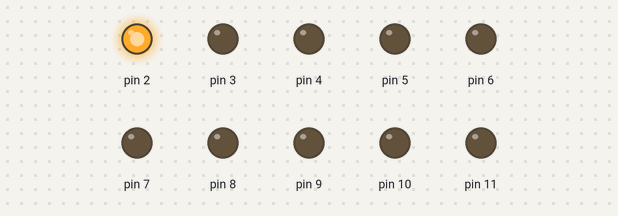
A sketch run on a simulated Arduino Uno, built with avr-gcc and run on an emulated ATmega328P. Parts: output pins drawn as LEDs (lit = HIGH).

Above: at 0.02 s.
At 0.37 s:
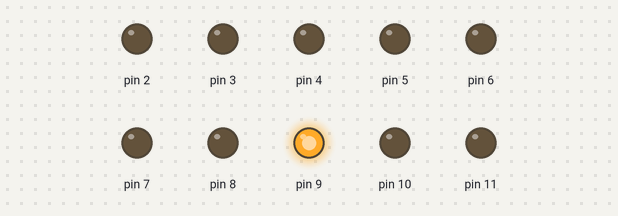
At 0.72 s:
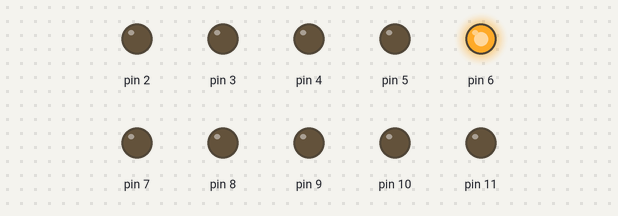
At 1.47 s:
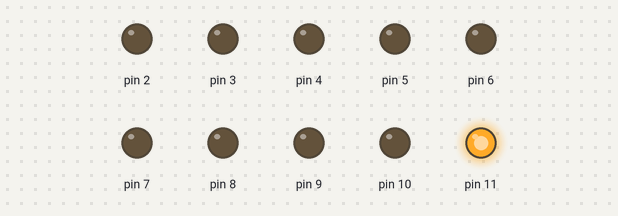
At 2.17 s:
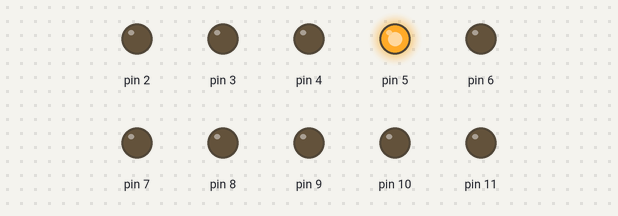
At 2.92 s:
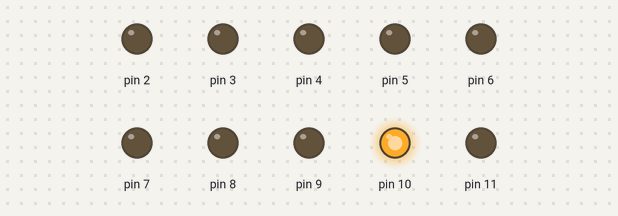
Timing chart, 0 to 3.2 s (numbered marks = the images above):
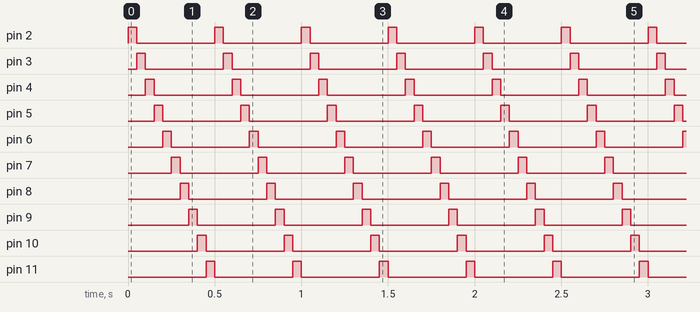

Measured:
- by itself, pin 2–11: alternates HIGH for 0.05 s and LOW for 0.45 s
- by itself, everything shown: repeats every 0.50 s, in 10 steps

The sketch:

ex_06_ledmass.ino
```cpp
void setup() {
  // put your setup code here, to run once:
  for (byte i = 2; i < 12; i++) {
    pinMode(i, OUTPUT);
  }
}

void loop() {
  // put your main code here, to run repeatedly:
  for (int i = 2; i < 12; i ++) {
      digitalWrite(i , HIGH);
      delay(50);
      digitalWrite(i, LOW);
  }
}
```
